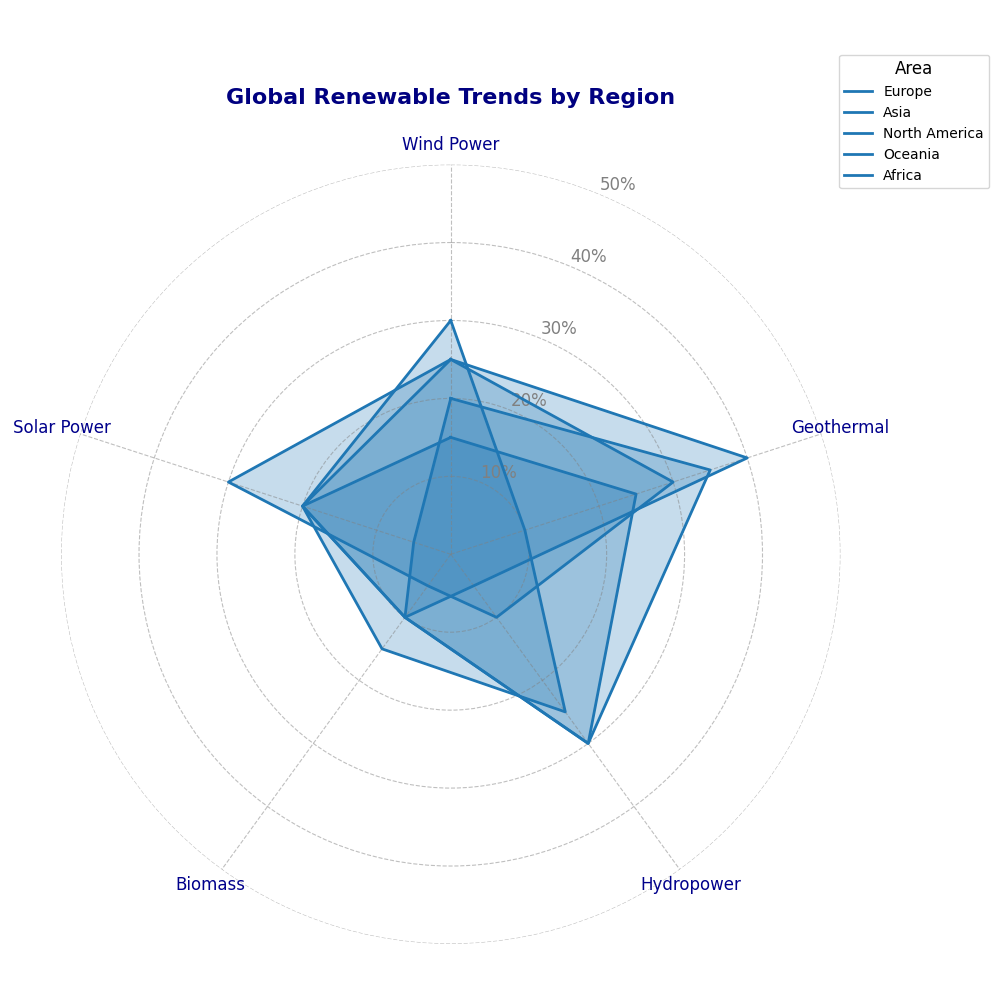

The Python source for this figure:
import numpy as np
import matplotlib.pyplot as plt

# Manually altered textual elements
sectors = ['Wind Power', 'Geothermal', 'Hydropower', 'Biomass', 'Solar Power']
regions = ['Europe', 'Asia', 'North America', 'Oceania', 'Africa']

data = {
    'Europe': [20, 35, 30, 10, 5],
    'Asia': [25, 30, 10, 5, 30],
    'North America': [25, 40, 5, 10, 20],
    'Oceania': [30, 10, 25, 15, 20],
    'Africa': [15, 25, 30, 10, 20]
}

data_array = np.array([data[region] for region in regions])

def create_radar_chart(sectors, data, title, color):
    num_vars = len(sectors)
    angles = np.linspace(0, 2 * np.pi, num_vars, endpoint=False).tolist()
    angles += angles[:1]

    fig, ax = plt.subplots(figsize=(10, 10), subplot_kw=dict(polar=True))

    ax.set_theta_offset(np.pi / 2)
    ax.set_theta_direction(-1)
    ax.set_xticks(angles[:-1])
    ax.set_xticklabels(sectors, fontsize=12, color='darkblue')

    for region, values in data.items():
        values += values[:1]
        ax.plot(angles, values, linewidth=2, linestyle='solid', label=region, color=color)
        ax.fill(angles, values, color=color, alpha=0.25)

    plt.title("Global Renewable Trends by Region", size=16, weight='bold', color='navy', va='bottom', pad=20)
    plt.legend(loc='upper right', bbox_to_anchor=(1.2, 1.15), fontsize=10, title="Area", title_fontsize=12)

    ax.yaxis.grid(True, color='gray', linestyle='--', alpha=0.5)
    ax.xaxis.grid(True, color='gray', linestyle='--', alpha=0.5)
    ax.set_yticks([10, 20, 30, 40, 50])
    ax.set_yticklabels(['10%', '20%', '30%', '40%', '50%'], color='gray', size=12)

    ax.spines['polar'].set_visible(False)

    plt.tight_layout()
    plt.show()

color = '#1f77b4'
create_radar_chart(sectors, data, "Global Renewable Trends by Region", color)
